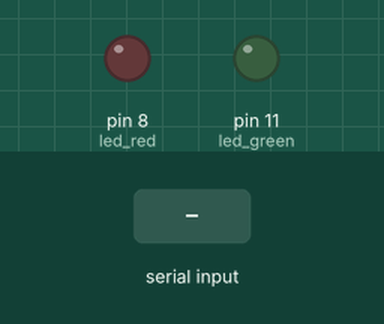
This sketch was run on a simulated Arduino Uno, built with avr-gcc and run on an emulated ATmega328P. Shown: output pins drawn as LEDs (lit = HIGH). Dashed ring = blinking. The inputs (shaded band) are chosen by the test bench.

Above: at 1.2 s.
1.3 s: "g" received over Serial
At 1.7 s:
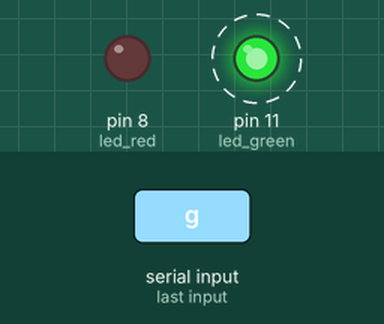
4.3 s: "r" received over Serial
At 4.7 s:
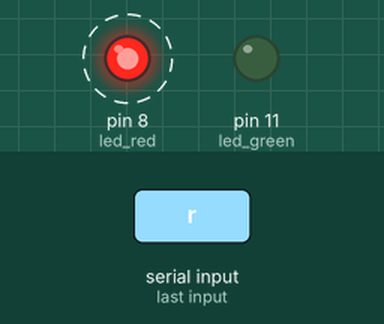
Timing chart, 0 to 13.3 s (numbered marks = the images above; inputs shaded):
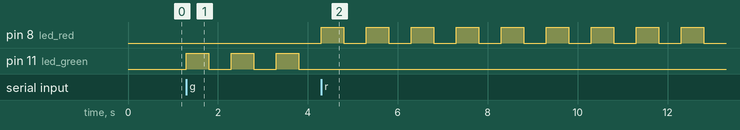

Measured:
- after the input at 1.3 s, pin 11 (led_green): alternates HIGH for 0.50 s and LOW for 0.50 s, starting at once
- after the input at 4.3 s, pin 8 (led_red): alternates HIGH for 0.50 s and LOW for 0.50 s, starting at once; pin 11 (led_green): stops changing and stays LOW

The sketch:

AryaRajivChaloli_Week2.ino
```cpp
// The LEDs flicker as per the user's input : color and the speed

int led_green=11;
int led_red=8;
int time_del=500;
int led=led_red,prev=0;

void setup()
{
Serial.begin(9600);
pinMode(led_green,OUTPUT);
pinMode(led_red,OUTPUT);
}

void loop()
{
  if (Serial.available())
  {
    char letter=Serial.read();
    if (letter=='g')
    {
      prev=led;
      led=led_green;
      digitalWrite(prev,LOW);
    }
    else if (letter=='r')
    {
      prev=led;
      led=led_red;
      digitalWrite(prev,LOW);
    }
    else if (letter=='f')
      time_del/=2;
    else if (letter=='s')
      time_del*=2;
  }
  if (prev)
  {
    digitalWrite(led,HIGH);
    delay(time_del);
    digitalWrite(led,LOW);
    delay(time_del);
  }
}
```
